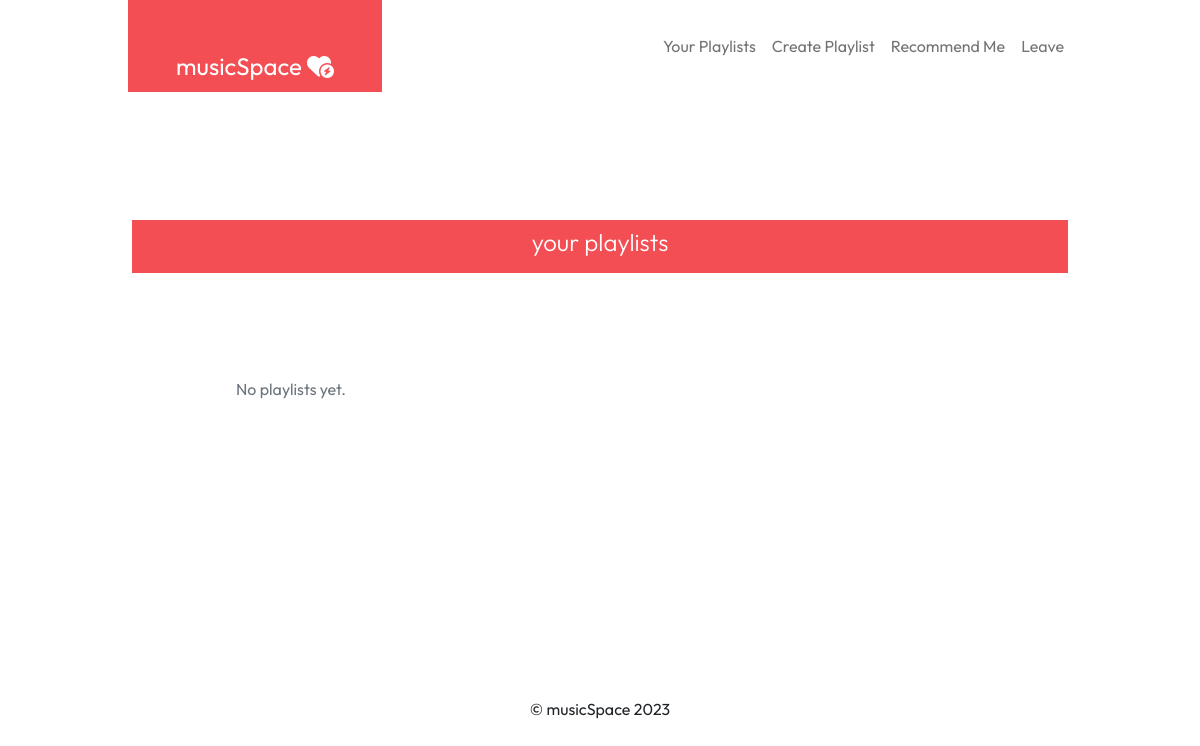
The app's page /your-playlists (signed in), older data.
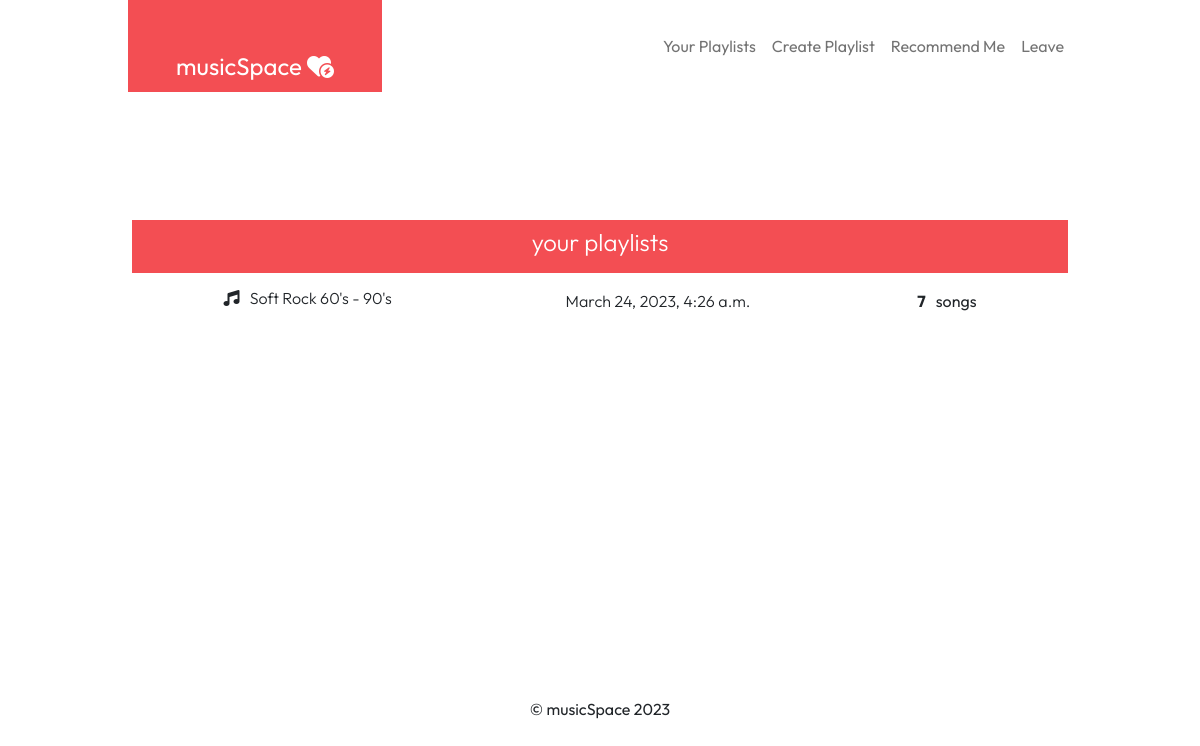
The same page, newer data.
### musicmaker/models.py (models this page shows, shortened)
class Playlist(models.Model):
    name  = models.CharField(max_length=100, null=False)
    user = models.ForeignKey(User, on_delete=models.DO_NOTHING, related_name='maker')
    created_date = models.DateTimeField(auto_now_add=True)
    views = models.IntegerField(default=1)
    @property
    def totalsongs(self):
        return Song.objects.filter(playlist=self.id).count()

### musicmaker/views.py (the view)
# urls.py: path('your-playlists', UserPlaylistView.as_view(), name='user-pl'),
class UserPlaylistView(ListView):
    model = Playlist
    template_name = 'musicmaker/userlist.html'
    def get_queryset(self):
        queryset = super().get_queryset()
        return queryset.filter(user=self.request.user)

### templates/musicmaker/userlist.html (shortened to what this page needs)
{% extends 'base.html' %}
{%load static%}
{% block bodyblock%}
<div class="mb-0 pb-0 mx-3 d-flex justify-content-end">
</div>
<div class="ms-body py-2 mt-0 mx-3">
  <h4 class="text-white text-center fw-light">your playlists</h4>
</div>
<div class="mx-3 p-2" style="height:50vh; overflow: auto;">
{% for object in object_list %}
       <div class="py-2">
        <a href="{%url 'musicmaker:pl-detail' pk=object.id%}" class="text-decoration-none text-dark">
            <div class="d-flex justify-content-around">
                <div><h6 class="fw-light"> <i class="fa-solid fa-music"></i> &nbsp; {{object.name}} &nbsp;
                </h6></div>
                <div>
                    <p class="fw-light">{{object.created_date}}</p>
                </div>
                <div> <b>{{object.totalsongs}}</b> &nbsp; songs</div>
            </div>
           </a>
       </div>
  {% empty %}
  <p class="text-muted p-5 m-5">No playlists yet.</p>
  {% endfor %}
 </div>
{%endblock%}

Row changes from the older to the newer data that the page shows:
added Playlist: name "Soft Rock 60's - 90's", created_date "March 24, 2023, 4:26 a.m.", totalsongs "7"
Text that changed along with them:
text no longer shown: "No playlists yet."
